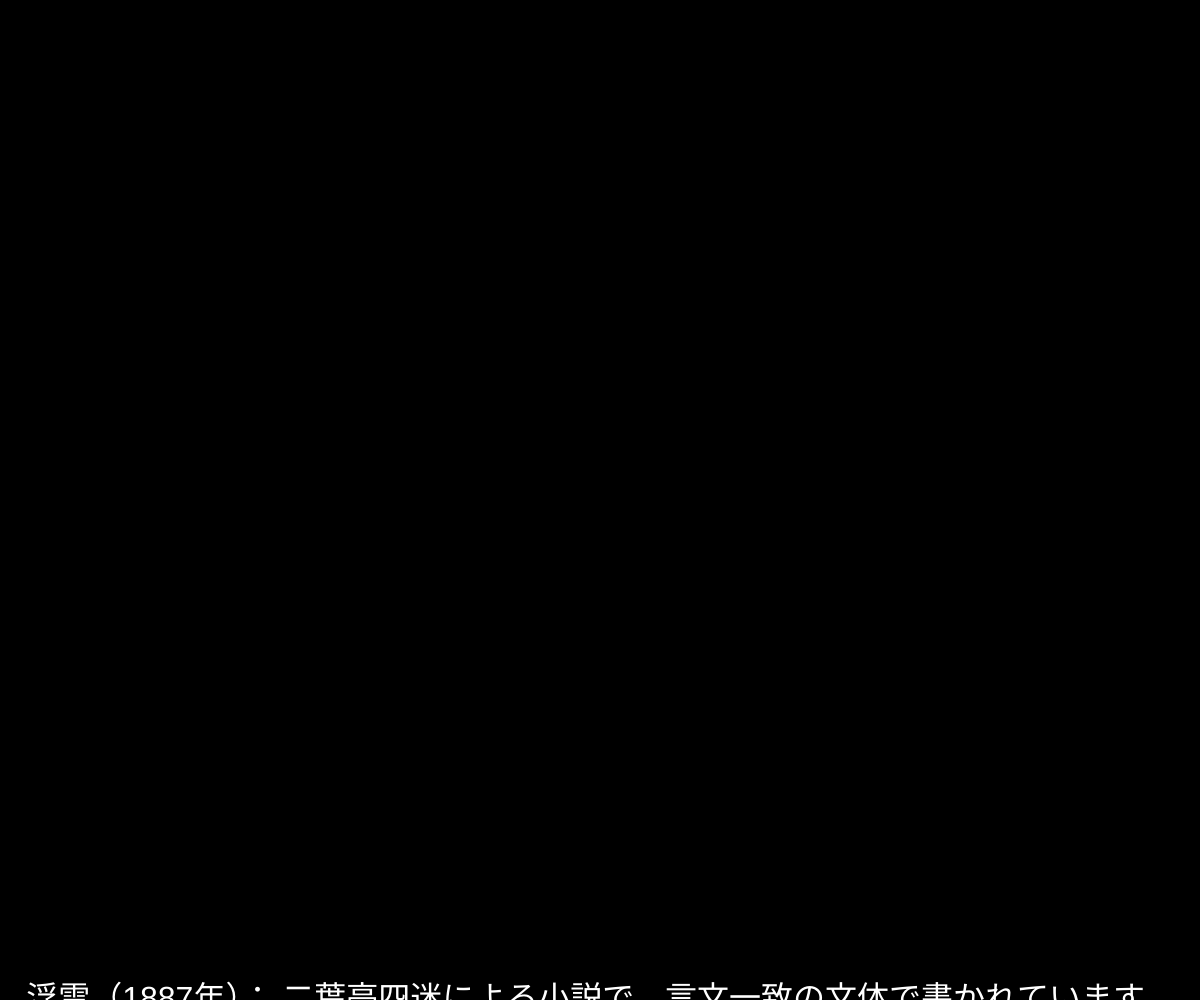
Frame 1 (no input)
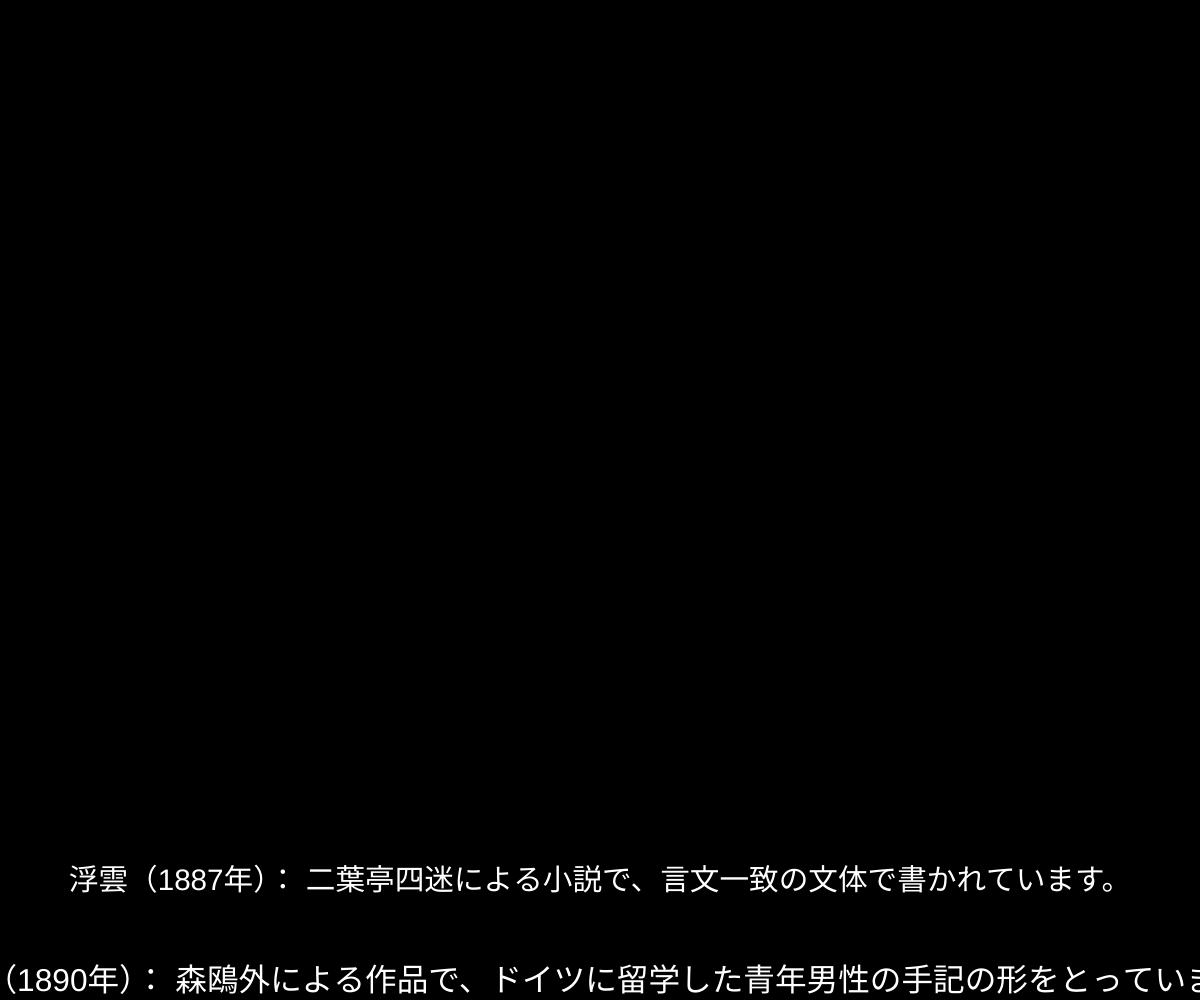
Frame 60 (no input)
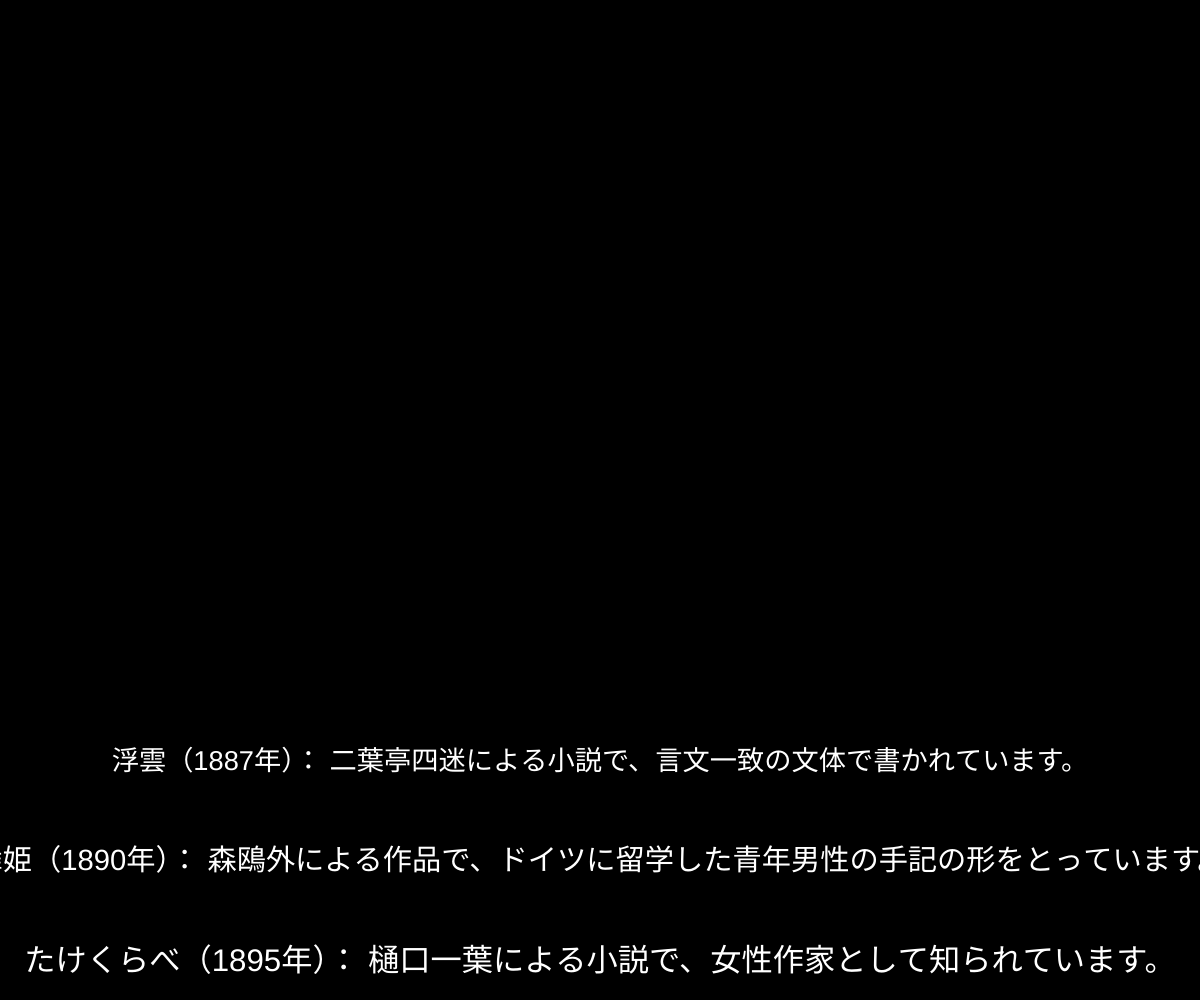
Frame 120 (the mouse pressed at the canvas centre since frame 60)

The p5.js sketch that drew these frames (run headless with seeded random() and noise() and a simulated clock; from frame 60 on, the mouse is pressed at the canvas centre):

// p5.js sketch
// ── sketch.js
let y;
let lines = [
   "浮雲（1887年）： 二葉亭四迷による小説で、言文一致の文体で書かれています。",
   "舞姫（1890年）： 森鴎外による作品で、ドイツに留学した青年男性の手記の形をとっています。",
   "たけくらべ（1895年）： 樋口一葉による小説で、女性作家として知られています。",
   "金色夜叉（1897年）： 尾崎紅葉による小説で、貫一の「来年の今月今夜のこの月を」のセリフは有名です。",
   "吾輩は猫である（1905年）： 夏目漱石による小説で、日本文学の名作として広く知られています。",
   "坊っちゃん（1906年）：夏目漱石による小説で、教師生活を描いた作品です。",
   "こころ（1914年）： 夏目漱石による小説で、先生やその友人Kを描いた作品です。",
   "蜘蛛の糸（1918年）： 芥川龍之介による小説で、物語では釈迦が地獄に蜘蛛の糸を垂らします。",
   "銀河鉄道の夜（1934年）： 宮沢賢治による児童文学作品で、ファンタジー要素があります。",
   "人間失格（1948年）： 太宰治による小説で、自己嫌悪を描いた作品です。",
   "雪国（1947年）： 川端康成による小説で、「トンネルを抜けると」の冒頭は有名です。"
];

function setup() {
  createCanvas(windowWidth, windowHeight);
  textAlign(CENTER, CENTER);
  y = height;
}

function draw() {
  background(0);
  fill(255);
  let lineHeight = height / 10;
  for (let i = 0; i < lines.length; i++) {
    let distanceFromBottom = y + i * lineHeight;
    let newSize = map(distanceFromBottom, 0, height, 12, 32);
    textSize(newSize);
    text(lines[i], width / 2, distanceFromBottom);
  }
  y -= 2;
  if (y + lines.length * lineHeight < 0) {
    y = height;
  }
}
